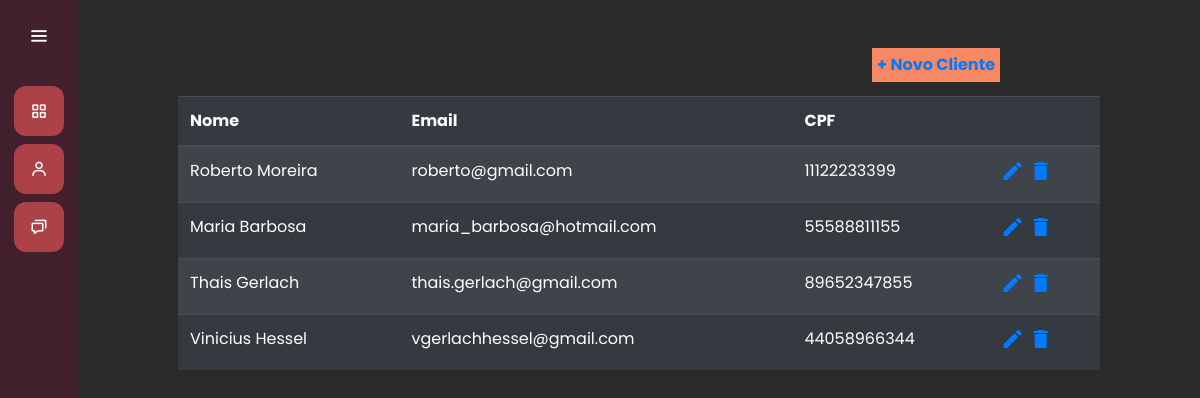
The page /clientes/ on the database as committed earlier.
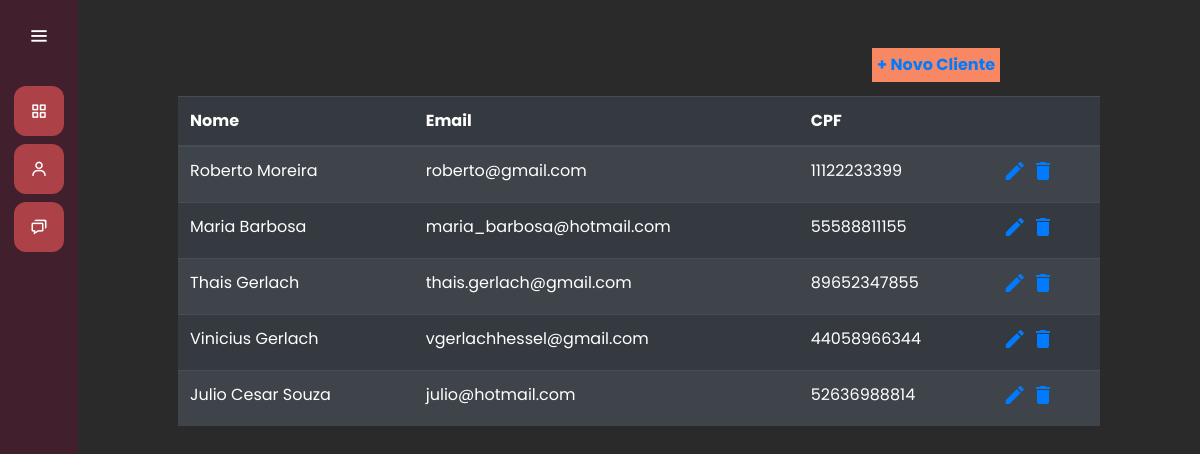
The same page on the database as committed later.
### clientes/models.py (models this page shows, shortened)
class Cliente(models.Model):
    nome_completo = models.CharField(max_length=80, default=True)
    email = models.EmailField(max_length=50)
    cpf = models.CharField(max_length=11)

### clientes/views.py (the view)
# urls.py: path('', views.clientes, name="clientes"),
def clientes(request):
    if request.method == "GET":
        clientes = Cliente.objects.all()
        return render(request, 'clientes.html', {'clientes': clientes})

### clientes/templates/clientes.html (shortened to what this page needs)
{% extends "base.html" %}
{% load static %}
{% block 'head' %}
    <link rel="stylesheet" href="{% static 'clientes/css/clientes.css' %}">
    <link rel="stylesheet" href="{% static 'clientes/css/lista_clientes.css' %}">
{% endblock %}
{% block 'dashboard' %}
    <br>
    <br>
    <div class="container-fluid distanciamento">
        <div>
            <a class="btn-add-clientes" href="{% url 'novo_cliente' %}">+ Novo Cliente</a>
            <br>
            <br>
            <table class="table table-striped table-dark">
                <thead>
                    <tr>
                        <th scope="col">Nome</th>
                        <th scope="col">Email</th>
                        <th scope="col">CPF</th>
                        <th scope="col"></th>
                    </tr>
                </thead>
                <tbody>
                    {% for cliente in clientes %}
                    <tr>
                        <td>{{cliente.nome_completo}}</td>
                        <td>{{cliente.email}}</td>
                        <td>{{cliente.cpf}}</td>
                        <td class="actions">
                            <a href="{% url 'atualizar_cliente' cliente.id %}" class="edit" title="Editar" data-toggle="tooltip"><i class="material-icons">&#xE254;</i></a>
                            <a onclick="deletar_cliente(this)" class="delete" id="id_cliente" value="{{cliente.id}}" title="Excluir" data-toggle="tooltip"><i class="material-icons">&#xE872;</i></a>
                        </td>
                    </tr>
                    {% endfor %}
                </tbody>
            </table>
        </div>
    </div>
{% endblock %}

Rows that differ between the two databases and show on the page:
changed Cliente "vgerlachhessel@gmail.com": nome_completo "Vinicius Hessel" → "Vinicius Gerlach"
added Cliente: nome_completo "Julio Cesar Souza", email "julio@hotmail.com", cpf "52636988814", {{ cliente.id }} 11 (drawn)
